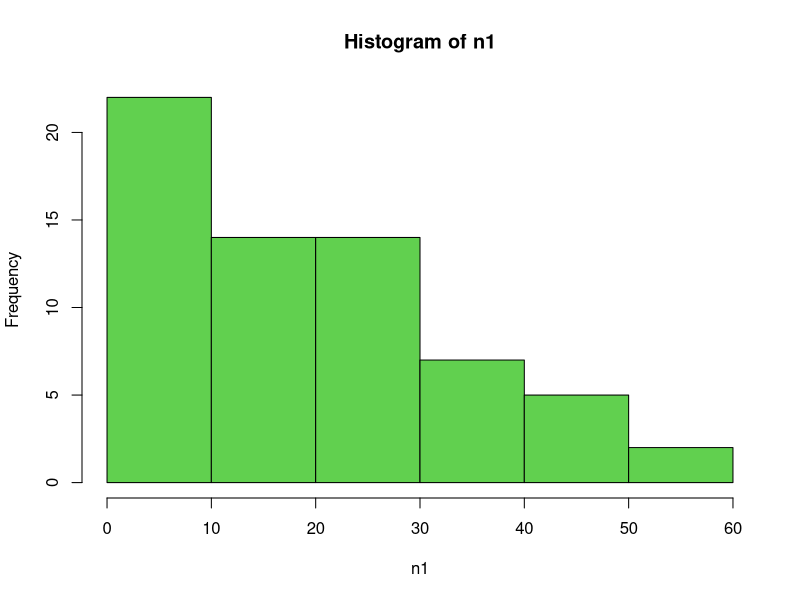
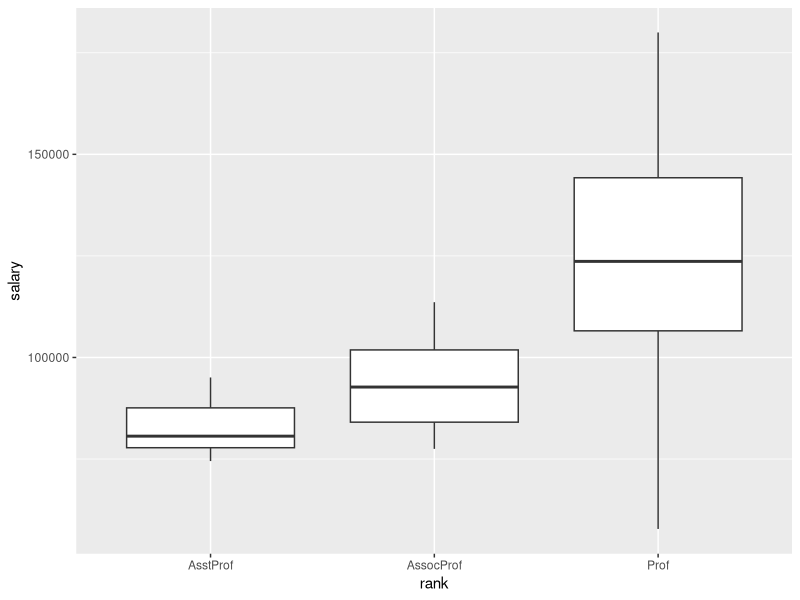
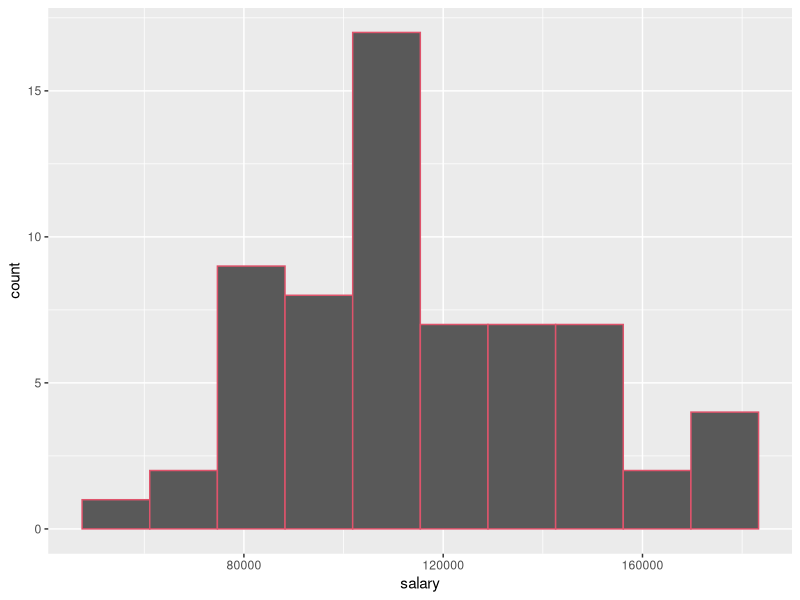

Write R code to recreate these figures, in order.
## ---- chunk 1
library(car)
data('Salaries')
## ---- chunk 2
my.id = 44+20
set.seed(my.id)
n1 = sample(Salaries$yrs.service, size = my.id, replace=FALSE)
## ---- chunk 3
mean(n1)
median(n1)
## ---- chunk 4
sd(n1)
var(n1)
range(n1)
## ---- chunk 5
quantile(n1)
## ---- chunk 6
#install.packages('e1071')
library(e1071)
skewness(n1)
kurtosis(n1)
hist(n1,col=3)
## ---- chunk 7
str(Salaries)
my.id = 44+20
set.seed(my.id)
n2 = sample(nrow(Salaries), size = my.id, replace=FALSE)
n2
dn=Salaries[n2,]
dn
#install.packages('ggplot2')
#install.packages("farver")
library(farver)
library(ggplot2)
ggplot(dn, aes(x = rank, y = salary)) + geom_boxplot()
ggplot(dn, aes(x = salary)) + geom_histogram(bins = 10,col = 2)
## ---- chunk 8
my.id = 44+20
set.seed(my.id)

n3.1 = rnorm(100,50,10)

n3.2 = round(n3.1)

n3.3 = n3.2[n3.2 %% 6 == 0]
n3.3
## ---- chunk 9
my.id = 44+20
set.seed(my.id)
library(car)
f = function(x){n <- length(x)
return(n/sum(1/x))}
fsalary = f(Salaries$salary)
print(fsalary)
## ---- chunk 10
my.id = 44+20
set.seed(my.id)
d1 = integrate(function(x) 1+ x^2,lower = 1/2 , upper = 3)
print(d1)
## ---- chunk 11
my.id = 44+20
set.seed(my.id)
#install.packages('pracma')
library(pracma)

fd = function(x,y){
  x + (y^2) - 1}

d2 = integral2(fd,xmin = 3 , xmax = 5 , ymin = 0 , ymax = 1)
d2
## ---- chunk 12
m = matrix(c(1, 2, 4,
              6, 1, 3,
              9, 5, 3),nrow = 3 , byrow = TRUE)
m
## ---- chunk 13
det(m)
## ---- chunk 14
solve(m)
## ---- chunk 15
diag(m) = c(0,0,0)
print(m)
